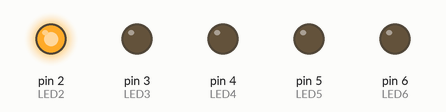
A sketch run on a simulated Arduino Uno, built with avr-gcc and run on an emulated ATmega328P. On the bench: output pins drawn as LEDs (lit = HIGH).

Above: at 0.02 s.
At 0.37 s:
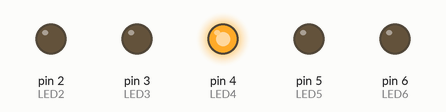
At 0.82 s:
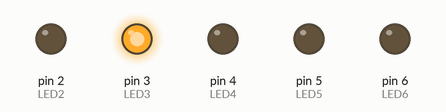
At 1.47 s:
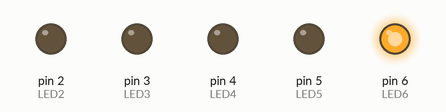
At 2.92 s:
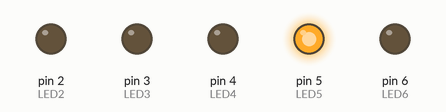
Timing chart, 0 to 3.2 s (numbered marks = the images above):
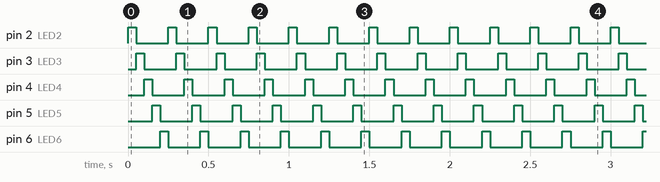

Measured:
- by itself, pin 2 (LED2), pin 3 (LED3), pin 4 (LED4), pin 5 (LED5), pin 6 (LED6): alternates HIGH for 0.05 s and LOW for 0.20 s

The sketch:

test03LED_Blinks.ino
```cpp
#define LED2 2
#define LED3 3
#define LED4 4
#define LED5 5
#define LED6 6
#define TIME 50
void setup() {
  pinMode(LED2, OUTPUT); pinMode(LED3, OUTPUT);pinMode(LED4, OUTPUT);pinMode(LED5, OUTPUT);pinMode(LED6, OUTPUT);
}
void loop() {
  digitalWrite(LED2, HIGH);
  delay(TIME);
  digitalWrite(LED2, LOW);
  digitalWrite(LED3, HIGH);
  delay(TIME);
  digitalWrite(LED3, LOW);
  digitalWrite(LED4, HIGH);
  delay(TIME);
  digitalWrite(LED4, LOW);
  digitalWrite(LED5, HIGH);
  delay(TIME);
  digitalWrite(LED5, LOW);
  digitalWrite(LED6, HIGH);
  delay(TIME);
  digitalWrite(LED6, LOW);
}
```
